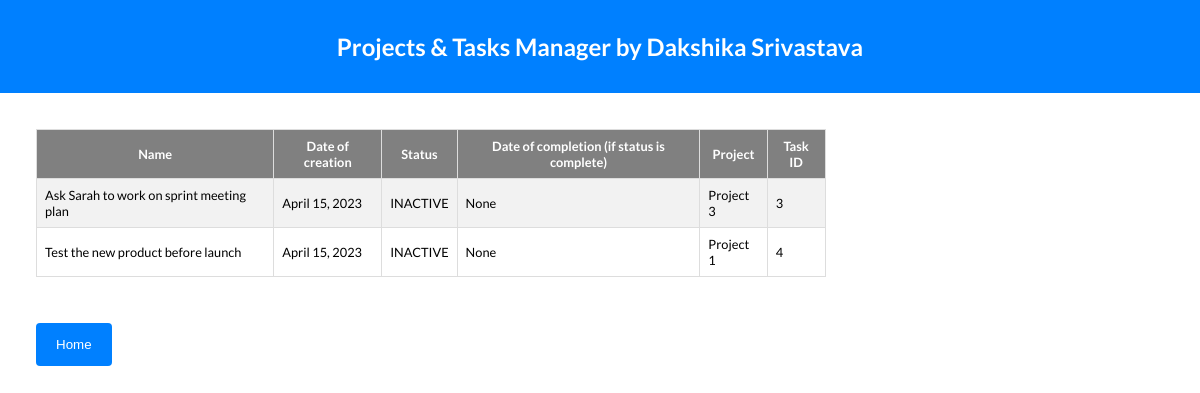
The page /bullet/ on the database its author committed.
### playground/models.py (models this page shows, shortened)
class TasksModel(models.Model):
    name = models.TextField(unique=True)
    creation = models.DateField(_("Date"), default=datetime.today)
    completion = models.DateField(null=True, blank=True)
    status = models.CharField(
        max_length=8,
        choices=StatusChoices,
        default="INACTIVE"
    )
    project = models.ForeignKey(ProjectsModel, on_delete=models.CASCADE)

class ProjectsModel(models.Model):
    name = models.CharField(max_length=200, unique=True)
    description = models.TextField()
    email = models.EmailField()
    creation = models.DateField(_("Date"), default=datetime.today)
    completion = models.DateField(null=True, blank=True)
    status = models.CharField(
        max_length=8,
        choices=StatusChoices,
        default="INACTIVE"
    )
    def __str__(self):
        return self.name

### playground/views.py (the view)
# urls.py: path('bullet/', views.bullet_view),
def bullet_view(request):
    context = {}
    context['dataset'] = TasksModel.objects.all()
    return render(request, "bullet_view.html", context)

### playground/templates/bullet_view.html (shortened to what this page needs)
<!DOCTYPE html>
<html lang="en">
<head>
    <link rel="stylesheet" type="text/css" href="../static/style.css" />
</head>
<body>
    <div class="nav">
        <h2>Projects & Tasks Manager by Dakshika Srivastava</h2>
    </div>
    <div class="main">
        <table class="tables">
            <tr>
                <th>Name</th>
                <th>Date of creation</th>
                <th>Status</th>
                <th>Date of completion (if status is complete)</th>
                <th>Project</th>
                <th>Task ID</th>
            </tr>
            {% for data in dataset %}
            <tr>
                <td>{{ data.name }}</td>
                <td>{{ data.creation }}</td>
                <td>{{ data.status }}</td>
                <td>{{ data.completion }}</td>
                <td>{{ data.project }}</td>
                <td>{{ data.id }}</td>
            </tr>
            {% endfor %}
        </table>
        <br><br>
        <form action="/">
            <input type="submit" value="Home">
        </form>
    </div>
</body>
</html>

### playground/static/style.css (style rules this page uses)
body { font-family: 'Lato', Times, serif; margin: 0; padding: 0; display: block; }
.nav { padding: 1%; margin: 0; background-color: #0080ff; color: white; text-align: center; }
.tables { border-collapse: collapse; width: 70%; font-size: 0.8em; }
.tables th { background-color: grey; color: white; }
.tables td, .tables th { border: 1px solid #ddd; padding: 8px; }
.tables tr:nth-child(even) { background-color: #f2f2f2; }
input[type=submit] { background-color: #0080ff; color: white; padding: 14px 20px; margin: 8px 0; border: none; border-radius: 4px; cursor: pointer; }
.main { margin: 2%; padding: 1%; }

### rows shown on the page
TasksModel: name "Ask Sarah to work on sprint meeting plan", creation "April 15, 2023", status "INACTIVE", completion "None", project "Project 3", id "3"
TasksModel: name "Test the new product before launch", creation "April 15, 2023", status "INACTIVE", completion "None", project "Project 1", id "4"
